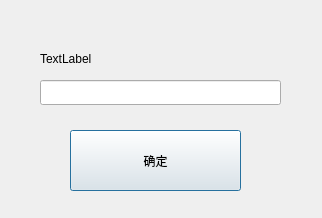
<?xml version="1.0" encoding="UTF-8"?>
<ui version="4.0">
 <class>edittextDlg</class>
 <widget class="QDialog" name="edittextDlg">
  <property name="geometry">
   <rect>
    <x>0</x>
    <y>0</y>
    <width>322</width>
    <height>218</height>
   </rect>
  </property>
  <property name="windowTitle">
   <string>Dialog</string>
  </property>
  <widget class="QLineEdit" name="lineEdit">
   <property name="geometry">
    <rect>
     <x>40</x>
     <y>80</y>
     <width>241</width>
     <height>25</height>
    </rect>
   </property>
  </widget>
  <widget class="QLabel" name="label">
   <property name="geometry">
    <rect>
     <x>40</x>
     <y>50</y>
     <width>241</width>
     <height>17</height>
    </rect>
   </property>
   <property name="text">
    <string>TextLabel</string>
   </property>
  </widget>
  <widget class="QPushButton" name="pushButton">
   <property name="geometry">
    <rect>
     <x>70</x>
     <y>130</y>
     <width>171</width>
     <height>61</height>
    </rect>
   </property>
   <property name="text">
    <string>确定</string>
   </property>
  </widget>
 </widget>
 <resources/>
 <connections/>
</ui>
